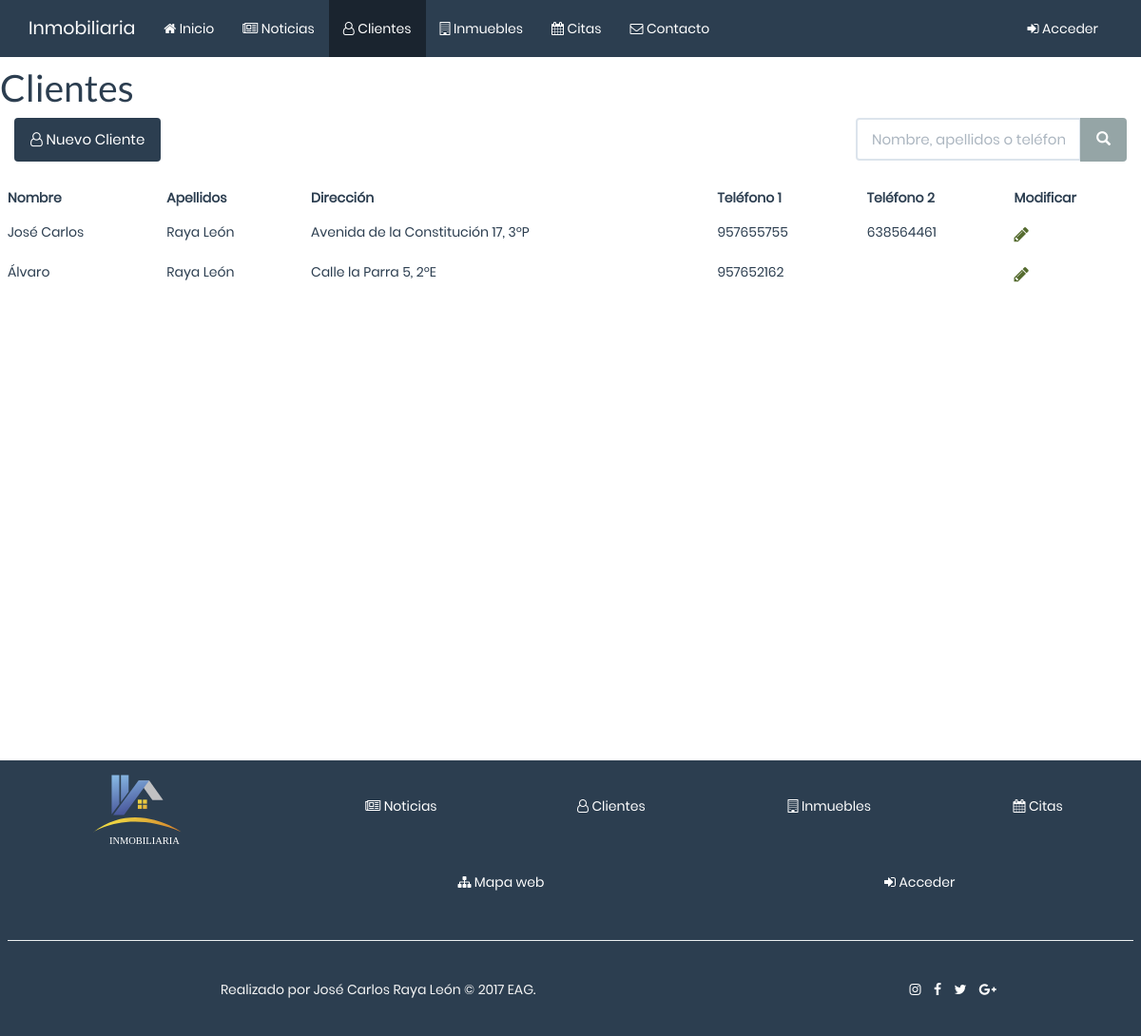
The app's page /php/clientes/clientes.php, older data.
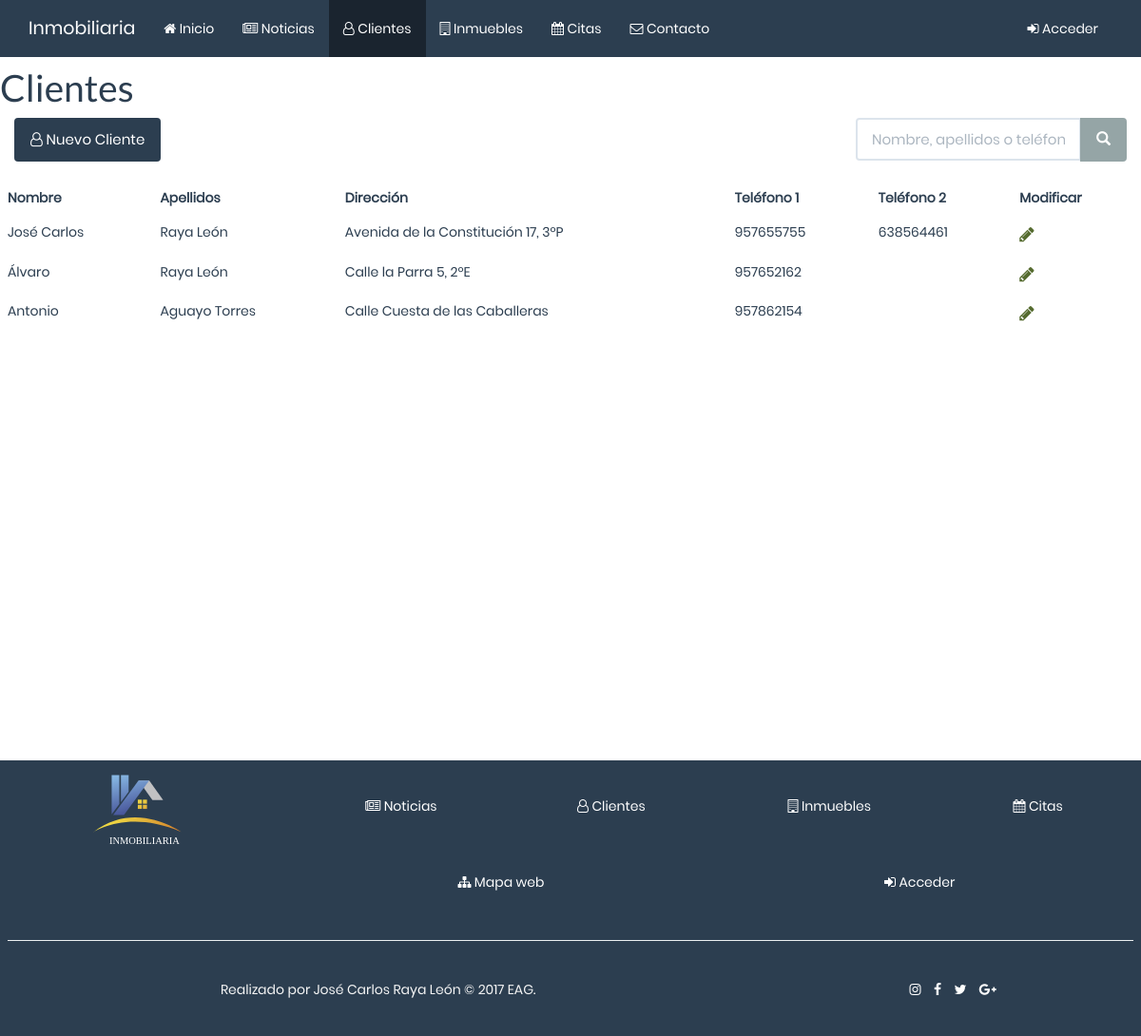
The same page, newer data.
### tables this page shows
CREATE TABLE `clientes` (
  `id` bigint(20) UNSIGNED NOT NULL,
  `nombre` varchar(50) NOT NULL,
  `apellidos` varchar(50) NOT NULL,
  `direccion` varchar(150) NOT NULL,
  `telefono1` varchar(9) NOT NULL,
  `telefono2` varchar(9) NOT NULL
);

### php/clientes/clientes.php (the view, shortened to what this page needs)
<!DOCTYPE html>
<html lang="en">
<head>
    <?php include '../funciones.php';
    ?>
</head>
<body>
    <div class="row">
    </div>
        <div class="container" id="wrap">
            <div class="row">
               <h1>Clientes</h1>
                <div class="col-xs-6">
                    <a class="btn bg-primary" data-toggle="modal" data-target="#insCli"><span class="fa fa-user-o"></span> Nuevo Cliente</a>
                </div>
                <div class="col-xs-6 text-right">
                    <form class="form-inline" action="#" method="get">
                        <div class="input-group col-xs-6">
                            <input class="form-control" type="text" name="buscar" placeholder="Nombre, apellidos o teléfono">
                            <div class="input-group-btn">
                                <button class="btn btn-default" type="submit" name="enviarBuscar">
                                    <i class="glyphicon glyphicon-search"></i>
                                </button>
                            </div>
                        </div>
                    </form>
                </div>
            </div>
            <br>
            <?php
            if(isset($_GET['enviarBuscar'])){
                $busqueda = $_GET['buscar'];
                $cons_bus_cli = "select *
                                    from clientes
                                    where nombre like '%$busqueda%'
                                    or apellidos like '%$busqueda%'
                                    or telefono1 like '%$busqueda%'
                                    or telefono2 like '%$busqueda%'
                                    and nombre not like '%disponible%'
                                    order by nombre";
                $clientes = db_query($cons_bus_cli);
                if(mysqli_num_rows($clientes) == 0){
                    ?>
                    <h2><span class="fa fa-info-circle text-info"></span> No se han encontrado resultados</h2>
                    <?php
                }else{
                    tablaClientes($cons_bus_cli, $busqueda);
                }
            }else{
                $cons_clientes = "select * from clientes
                                        where nombre not like 'disponible'";
                tablaClientes($cons_clientes);
            }
            ?>
                            <?php
    function tablaClientes($cons){
        ?>
                    <div class="row">
                        <table class="table table-hover">
                            <thead>
                                <th>Nombre</th>
                                <th>Apellidos</th>
                                <th>Dirección</th>
                                <th>Teléfono 1</th>
                                <th>Teléfono 2</th>
                                <th>Modificar</th>
                            </thead>
                            <tbody>
                                <?php
                    $clientes = db_query($cons);
                    while($fila = mysqli_fetch_array($clientes, MYSQLI_ASSOC)){
                        ?>
                                    <tr>
                                        <td>
                                            <?php echo $fila['nombre']; ?>
                                        </td>
                                        <td>
                                            <?php echo $fila['apellidos']; ?>
                                        </td>
                                        <td>
                                            <?php echo $fila['direccion']; ?>
                                        </td>
                                        <td>
                                            <?php echo $fila['telefono1']; ?>
                                        </td>
                                        <td>
                                            <?php echo $fila['telefono2']; ?>
                                        </td>
                                        <td>
                                            <a class="btn-m" href="mod_cliente.php?id=<?php echo $fila['id'] ?>">
                                            <span class="fa fa-pencil"></span></a>
                                        </td>
                                    </tr>
                                    <?php
                    }
                    ?>
                            </tbody>
                        </table>
                    </div>
                    <?php
    }
    ?>
        </div>
        <div class="row">
    </div>
</body>
</html>

Row changes from the older to the newer data that the page shows:
added clientes: nombre "Antonio", apellidos "Aguayo Torres", direccion "Calle Cuesta de las Caballeras", telefono1 "957862154"
